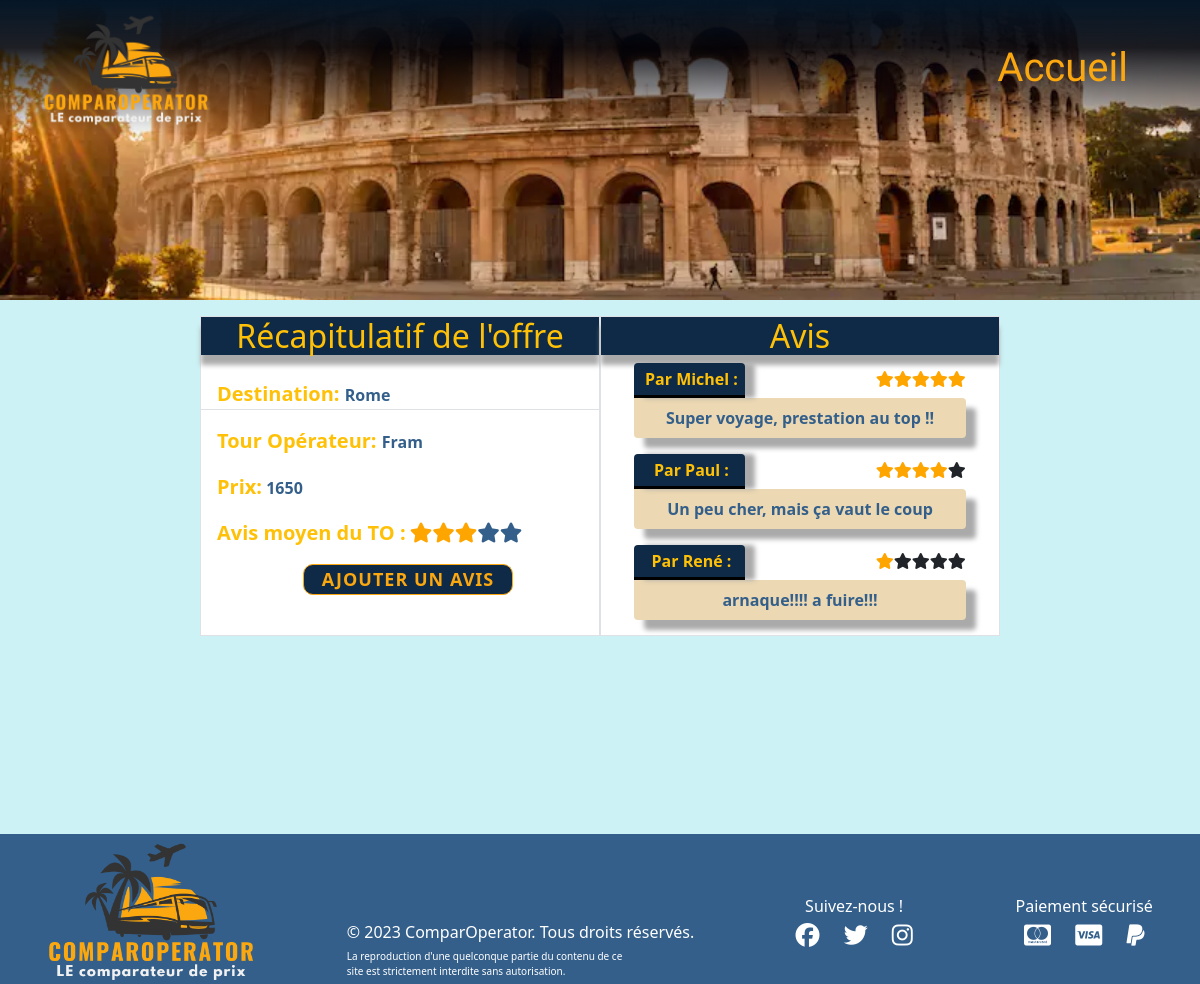
Page /destination.php?name=Rome on the committed database.
### tables this page shows
CREATE TABLE
  `destination` (
    `id` int (11) NOT NULL,
    `location` varchar(255) NOT NULL,
    `price` int (11) NOT NULL,
    `tour_operator_id` int (11) NOT NULL,
    `picture` varchar(255) NOT NULL
  );

CREATE TABLE
  `tour_operator` (
    `id` int (11) NOT NULL,
    `name` varchar(255) NOT NULL,
    `link` varchar(255) NOT NULL
  );

CREATE TABLE
  `review` (
    `id` int (11) NOT NULL,
    `message` varchar(255) NOT NULL,
    `tour_operator_id` int (11) NOT NULL,
    `author_id` int (11) NOT NULL
  );

CREATE TABLE
  `author` (
    `id` int (11) NOT NULL,
    `name` varchar(255) NOT NULL
  );

### classes/Destination.php (called while the page is built, shortened)
<?php
class Destination {
    private string $location;
    private int $price;
    public function setId(int $id): self
    {
        return $this;
    }
    public function getLocation(): string
    {
        return $this->location;
    }
    public function setLocation(string $location): self
    {
        $this->location = $location;
        return $this;
    }
    public function getPrice(): int
    {
        return $this->price;
    }
    public function setPrice(int $price): self
    {
        $this->price = $price;
        return $this;
    }
    public function setPicture(string $picture): self
    {
        return $this;
    }
}
?>

### classes/Review.php (called while the page is built, shortened)
<?php
class Review {
    private string $message;
    private string $author;
    public function setId(int $id): self
    {
        return $this;
    }
    public function getMessage(): string
    {
        return $this->message;
    }
    public function setMessage(string $message): self
    {
        $this->message = $message;
        return $this;
    }
    public function getAuthor(): string
    {
        return $this->author;
    }
    public function setAuthor(string $author): self
    {
        $this->author = $author;
        return $this;
    }
}
?>

### classes/Score.php (called while the page is built, shortened)
<?php
    class Score {
        private int $value;
        public function setId(int $id): self
        {
                return $this;
        }
        public function getValue(): int
        {
                return $this->value;
        }
        public function setValue(int $value): self
        {
                $this->value = $value;
                return $this;
        }
        public function setAuthor(string $author): self
        {
                return $this;
        }
    }
?>

### classes/Certificate.php (called while the page is built, shortened)
<?php
    class Certificate {
        public function setSignatory($signatory): self
        {
                return $this;
        }
        public function setExpiresAt($expiresAt): self
        {
                return $this;
        }
    }
?>

### classes/TourOperator.php (called while the page is built, shortened)
<?php
class TourOperator {
    private int $id;
    private string $name;
    private $scores;
    public function getId(): int
    {
        return $this->id;
    }
    public function setId(int $id): self
    {
        $this->id = $id;
        return $this;
    }
    public function getName(): string
    {
        return $this->name;
    }
    public function setName(string $name): self
    {
        $this->name = $name;
        return $this;
    }
    public function setLink(string $link): self
    {
        return $this;
    }
    public function setCertificate($certificate): self
    {
        return $this;
    }
    public function setDestinations($destinations): self
    {
        return $this;
    }
    public function setReviews($reviews): self
    {
        return $this;
    }
    public function setScores($scores): self
    {
        $this->scores = $scores;
        return $this;
    }
    public function getAverageScore(){
        $answer = 0;
        foreach($this->scores as $score) {
            $answer += $score->getValue();
        }
        if(count($this->scores) > 0) {
            return $answer/count($this->scores);
        }
        else return ('Aucune note');
    }
}
?>

### classes/Manager.php (the view, shortened to what this page needs)
<?php
    class Manager {
        private $bdd;
        public function setBdd($bdd): self
        {
                $this->bdd = $bdd;
                return $this;
        }
        public function getAllDestination($id = 0){
            if ($id == 0) {
                $query = $this->bdd->query('SELECT * FROM destination');
            }
            else {
                $query = $this->bdd->query('SELECT * FROM destination WHERE tour_operator_id = "'. $id .'"');
            }
            $locationsData = $query->fetchAll(PDO :: FETCH_ASSOC);
            $array = [];
            foreach($locationsData as $locationData) {
                $destination = new Destination ($locationData);
                array_push($array, $destination);
            }
            return $array;
        }
        public function getAllReviews($id){
            $query = $this->bdd->query('SELECT * FROM review
                                        JOIN author ON review.author_id = author.id
                                        WHERE tour_operator_id = "'. $id .'"');
            $reviewsData = $query->fetchAll(PDO :: FETCH_ASSOC);
            $array = [];
            foreach($reviewsData as $reviewData) {
                $review = new Review($reviewData);
                array_push($array, $review);
            }
            return $array;
        }
        public function getScore($name){
            $query = $this->bdd->query('SELECT value FROM score
                                        JOIN author ON score.author_id = author.id
                                        WHERE name = "'. $name .'"');
            $scoreData = $query->fetch(PDO :: FETCH_ASSOC);
            return $scoreData;
        }
        public function getScores($id){
            $query = $this->bdd->query('SELECT * FROM score
                                        JOIN author ON score.author_id = author.id
                                        WHERE tour_operator_id = "'. $id .'"');
            $scoresData = $query->fetchAll(PDO :: FETCH_ASSOC);
            $array = [];
            foreach($scoresData as $scoreData) {
                $score = new Score($scoreData);
                array_push($array, $score);
            }
            return $array;
        }
        public function getOperatorByDestination($name ="none") {
            if ($name != "none") {
                $queryContent = 'SELECT * FROM destination
                JOIN tour_operator ON destination.tour_operator_id = tour_operator.id
                WHERE destination.location="'. $name .'" ORDER BY price ASC';
            }
            else {
                $queryContent = 'SELECT * FROM tour_operator ORDER BY name ASC';
            }
            $query = $this->bdd->query($queryContent);
            $operatorsData = $query->fetchAll(PDO :: FETCH_ASSOC);
            $operators = [];
            foreach($operatorsData as $operatorData) {
                $id = $operatorData['tour_operator_id'];
                $destinations = $this->getAllDestination($id);
                $reviews = $this->getAllReviews($id);
                $scores = $this->getScores($id);
                $certificate = $this->getCertificate($id);
                $operator = new TourOperator($operatorData, $destinations, $reviews, $scores, $certificate);
                array_push($operators, $operator);
            }
            return $operators;
        }
        public function getCertificate($tourOperatorId){
            $query = $this->bdd->query('SELECT * FROM certificate WHERE tour_operator_id = "' . $tourOperatorId . '"');
            $certificateData = $query->fetch(PDO :: FETCH_ASSOC);
            if ($certificateData !== false) {
                $certificate = new Certificate($certificateData);
                return $certificate;
            }
            else return ("none");
        }
        public function displayScore($score){
            $answer = "";
            if ($score == "Aucune note") {
                $answer .= "Aucune note";
            } else{
            for ($i = 0; $i < 5; $i++){
                if (round($score) > $i){
                    $answer .= '<span class="fa fa-star checked"></span>';
                }
                else {
                    $answer .= '<span class="fa fa-star"></span>';
                }
            }}
            return $answer;
        }
        public function displayTourOperator($operator, $destination){
            echo('<div class="d-flex justify-content-center flex-wrap mb-5">
                    <div class="col-lg-5 col-xl-4 col-12 d-flex flex-column  border" id="infosTO">
                        <h2 class="text-warning col-12 text-center"  id="titleComments">
                            Récapitulatif de l\'offre
                        </h2>
                        <p class="mt-4 ps-3 border-bottom">
                            <span class="text-warning"> Destination: </span> '. $destination->getLocation() .'
                        </p>
                        <p class=" ps-3">
                            <span class="text-warning"> Tour Opérateur: </span> '. $operator->getName() .'
                        </p>
                        <p class=" ps-3">
                            <span class="text-warning"> Prix:</span> '. $destination->getPrice() .'
                        </p>
                        <p class=" ps-3">
                            <span class="text-warning"> Avis moyen du TO :</span> '. $this->displayScore($operator->getAverageScore()) .'
                        </p>
                        <div class="d-flex justify-content-center">');
                        echo('<button class="mb-2 ms-3" data-bs-toggle="modal" data-bs-target="#exampleModal'. $operator->getId() .'">
                            Ajouter un avis
                        </button>
                        </div>
                    </div>
                    <div class="col-lg-5 col-xl-4 col-12 border" id="sectionComments">
                        <h2 class="text-warning text-center" id="titleComments">
                            Avis
                        </h2>
                        <div class="d-flex flex-column align-items-center" id="listComments">'. $this->displayReviews($this->getAllReviews($operator->getId())) .'</div>
                    </div>
                </div>
              <div class="modal fade" id="exampleModal'. $operator->getId() .'" tabindex="-1" aria-labelledby="exampleModalLabel'. $operator->getId() .'" aria-hidden="true">
                            <input type="hidden" name="nameDestination" value="'. $destination->getLocation() .'" />
                            <input type="hidden" name="tourOperatorId" value="'. $operator->getId() .'"/>
              </div>');
        }
        public function displayReviews($reviews) {
            $answer = '';
            foreach ($reviews as $review) {
            $answer .= '<div class="mt-2 mb-2 text-light col-10  text-center">
            <div class="d-flex">
                <div class="col-4 bg-light p-1 ps-2 text-warning" id="authorComments">Par
                    '. $review->getAuthor() .' :
                </div>
                <div class="ms-auto text-dark mt-1">
                '. $this->displayScore($this->getScore($review->getAuthor())['value']) .'
                </div>
            </div>
            <div class=" text-center p-2 col-12" id="comments">
                    '. $review->getMessage() .'
            </div></div>
            ';
            }
            return $answer;
        }
    }
?>

### destination.php
<?php
    include('header.php');
?>
<div>
<?php
    $manager = new Manager($db);
    if (isset($_GET['name'])){
        $name = $_GET['name'];
        $operators = $manager->getOperatorByDestination($name);
        $picture = $manager->getDestinationByOperator($operators[0], $name)->getPicture();
        echo('<img src="'. $picture .'" height="300px" id="destinationMainImg" class="mb-3"/>');
        foreach($operators as $operator){
            $destination = $manager->getDestinationByOperator($operator, $name);
            $manager->displayTourOperator($operator, $destination);
        }
    }
?>
</div>
<?php
    include('footer.php');
?>

### rows in the picture
destination: picture (picture), location "Rome", tour_operator.name "Fram", price "1650"
review: author.name "Michel", message "Super voyage, prestation au top !!"
review: author.name "Paul", message "Un peu cher, mais ça vaut le coup"
review: author.name "René", message "arnaque!!!! a fuire!!!"
